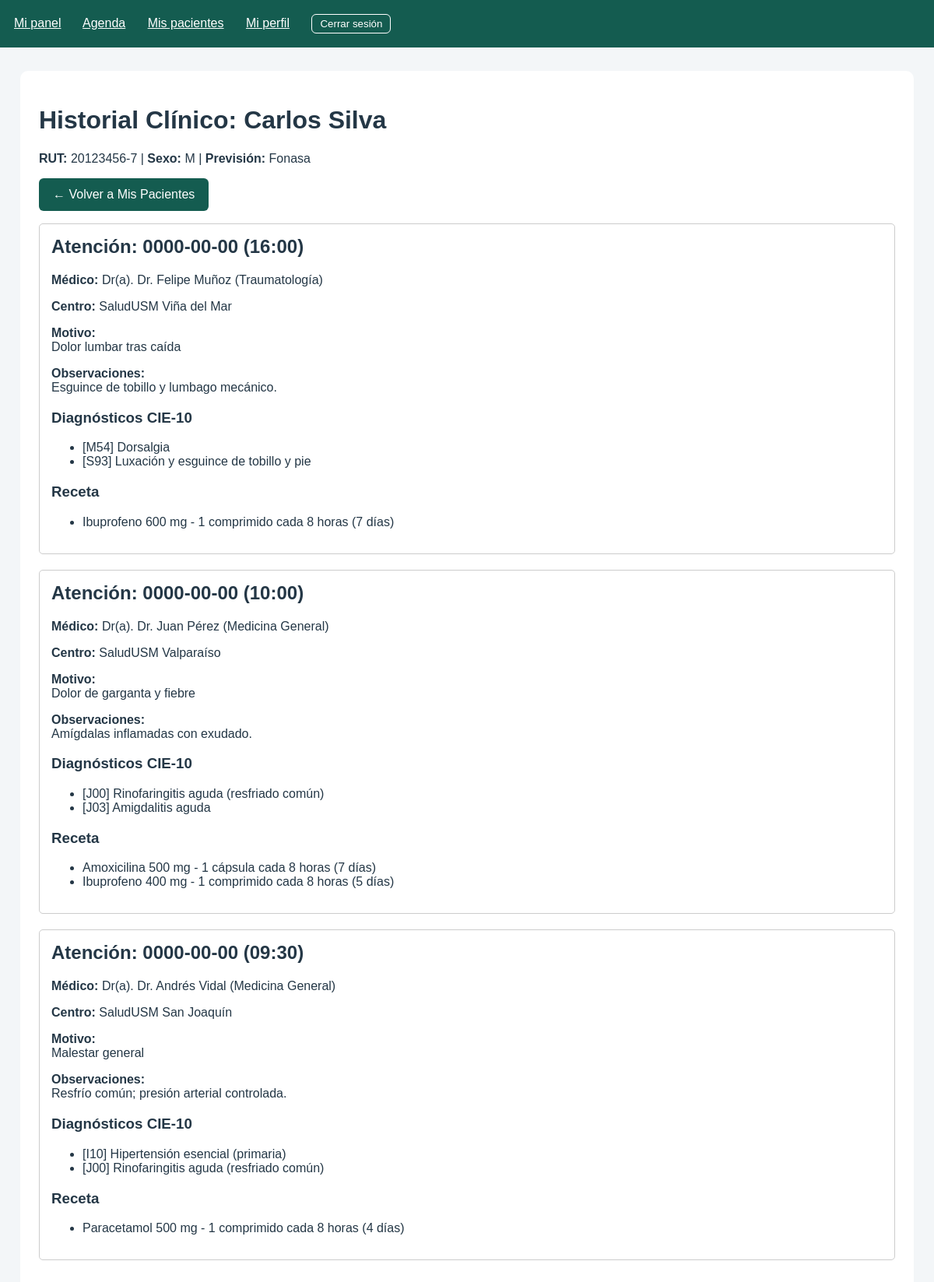
The page /PHP/medico/historial.php?rut=20123456-7 (signed in) on the database its author committed.
### tables this page shows
CREATE TABLE `paciente` (
  `RUT_Paciente` varchar(10) NOT NULL COMMENT 'XXXXXXXX-X',
  `Nombre_Paciente` varchar(100) NOT NULL,
  `Telefono_Paciente` varchar(11) DEFAULT NULL COMMENT '+56 ...',
  `Fecha-Nacimiento_Paciente` date NOT NULL COMMENT 'DD-MM-YYYY',
  `Sexo_Paciente` varchar(4) NOT NULL COMMENT 'M | F | Otro',
  `ID_Prevision` int(11) NOT NULL,
  `Email_Paciente` varchar(255) DEFAULT NULL,
  `Contrasena_Hash` varchar(255) DEFAULT NULL
);

CREATE TABLE `prevision` (
  `ID_Prevision` int(11) NOT NULL,
  `Prevision_Paciente` varchar(10) NOT NULL COMMENT 'Fonasa | Isapre | Particular'
);

CREATE TABLE `atencion` (
  `Nro_Atencion` int(11) NOT NULL,
  `Motivo_Atencion` text NOT NULL,
  `Observaciones_Atencion` text NOT NULL,
  `Nro_Cita` int(11) NOT NULL
);

CREATE TABLE `cita` (
  `Nro_Cita` int(11) NOT NULL,
  `Fecha_Cita` date NOT NULL,
  `Hora_Cita` time NOT NULL,
  `Codigo_Centro` int(11) NOT NULL,
  `RUT_Paciente` varchar(10) DEFAULT NULL COMMENT 'XXXXXXXX-X',
  `RUT_Medico` varchar(10) NOT NULL COMMENT 'XXXXXXXX-X',
  `ID_Especialidad` int(11) NOT NULL,
  `ID_Estado` int(11) NOT NULL
);

CREATE TABLE `medico` (
  `RUT_Medico` varchar(10) NOT NULL COMMENT 'XXXXXXXX-X',
  `Nombre_Medico` varchar(100) NOT NULL,
  `E-mail_Medico` varchar(100) NOT NULL COMMENT '...@...',
  `Contrasena_Hash` varchar(255) DEFAULT NULL
);

CREATE TABLE `especialidad` (
  `ID_Especialidad` int(11) NOT NULL,
  `Nombre_Especialidad` varchar(255) NOT NULL
);

CREATE TABLE `centro_medico` (
  `Codigo_Centro` int(11) NOT NULL,
  `Nombre_Centro` varchar(100) NOT NULL,
  `Comuna_Centro` varchar(100) NOT NULL,
  `Region_Centro` varchar(2) NOT NULL COMMENT 'RM, VA, CO, AT...'
);

CREATE TABLE `diagnostico` (
  `Codigo_Diagnostico` varchar(3) NOT NULL COMMENT 'Codigo CIE-10',
  `Descripcion_Diagnostico` text NOT NULL
);

CREATE TABLE `receta` (
  `ID_Receta` int(11) NOT NULL,
  `Medicamento_Receta` text NOT NULL,
  `Dosis_Receta` text NOT NULL,
  `Dias-Tratamiento_Receta` int(11) NOT NULL,
  `Nro_Atencion` int(11) NOT NULL
);

### PHP/includes/autenticacion.php (called while the page is built, shortened)
<?php
function escapar($valor): string {
    return htmlspecialchars((string)$valor, ENT_QUOTES, 'UTF-8');
}
function exigirRol(string $rol): array {
    return $_SESSION['cuenta'];
}

### PHP/includes/atenciones.php (called while the page is built, shortened)
<?php
function diagnosticosAtencion(PDO $db, int $nroAtencion): array {
    $q = $db->prepare('SELECT d.Codigo_Diagnostico, d.Descripcion_Diagnostico
        FROM atencion_diagnostico ad JOIN diagnostico d ON d.Codigo_Diagnostico = ad.Codigo_Diagnostico
        WHERE ad.Nro_Atencion = ? ORDER BY d.Codigo_Diagnostico');
    $q->execute([$nroAtencion]);
    return $q->fetchAll(PDO::FETCH_ASSOC);
}
function recetasAtencion(PDO $db, int $nroAtencion): array {
    $q = $db->prepare('SELECT ID_Receta, Medicamento_Receta, Dosis_Receta, `Dias-Tratamiento_Receta` AS Dias
        FROM receta WHERE Nro_Atencion = ? ORDER BY ID_Receta');
    $q->execute([$nroAtencion]);
    return $q->fetchAll(PDO::FETCH_ASSOC);
}
function historialPaciente(PDO $db, string $rutPaciente): array {
    $q = $db->prepare("SELECT a.Nro_Atencion, a.Motivo_Atencion, a.Observaciones_Atencion, c.Nro_Cita,
            c.Fecha_Cita, TIME_FORMAT(c.Hora_Cita, '%H:%i') AS Hora, esp.Nombre_Especialidad,
            m.Nombre_Medico, cm.Nombre_Centro
        FROM atencion a
        JOIN cita c ON c.Nro_Cita = a.Nro_Cita
        JOIN especialidad esp ON esp.ID_Especialidad = c.ID_Especialidad
        JOIN medico m ON m.RUT_Medico = c.RUT_Medico
        JOIN centro_medico cm ON cm.Codigo_Centro = c.Codigo_Centro
        WHERE c.RUT_Paciente = ?
        ORDER BY c.Fecha_Cita DESC, c.Hora_Cita DESC");
    $q->execute([$rutPaciente]);
    $atenciones = $q->fetchAll(PDO::FETCH_ASSOC);
    foreach ($atenciones as &$atencion) {
        $atencion['diagnosticos'] = diagnosticosAtencion($db, (int)$atencion['Nro_Atencion']);
        $atencion['recetas'] = recetasAtencion($db, (int)$atencion['Nro_Atencion']);
    }
    return $atenciones;
}
function pacienteDelMedico(PDO $db, string $rutMedico, string $rutPaciente): ?array {
    $q = $db->prepare('SELECT p.RUT_Paciente, p.Nombre_Paciente, p.`Fecha-Nacimiento_Paciente` AS Nacimiento,
            p.Sexo_Paciente, pr.Prevision_Paciente
        FROM paciente p JOIN prevision pr ON pr.ID_Prevision = p.ID_Prevision
        WHERE p.RUT_Paciente = ?
          AND EXISTS (SELECT 1 FROM cita c WHERE c.RUT_Paciente = p.RUT_Paciente AND c.RUT_Medico = ?)');
    $q->execute([$rutPaciente, $rutMedico]);
    $paciente = $q->fetch(PDO::FETCH_ASSOC);
    return $paciente ?: null;
}

### PHP/medico/historial.php (the view, shortened to what this page needs)
<?php
require_once __DIR__ . '/../includes/autenticacion.php';
require_once __DIR__ . '/../includes/atenciones.php';
$cuenta = exigirRol('Medico');
$rutMedico = (string)$cuenta['id'];
$rutPaciente = $_GET['rut'] ?? '';
$errores = [];
$paciente = null;
$historial = [];
try {
    require __DIR__ . '/../config/conexion.php';
    $paciente = pacienteDelMedico($conexion, $rutMedico, $rutPaciente);
    if (!$paciente) {
        $errores[] = "Acceso denegado: No tienes permisos para ver el historial de este paciente o el RUT no existe.";
    } else {
        $historial = historialPaciente($conexion, $rutPaciente);
    }
} catch (Throwable $error) {
    error_log('SaludUSM historial medico: ' . $error->getMessage());
    $errores[] = 'Error al cargar el historial clínico.';
}
?>
<!doctype html><html lang="es"><head>
<link rel="stylesheet" href="../../CSS/estilos.css">
</head><body>
<?php require __DIR__ . '/../includes/nav_cuenta.php'; ?>
<main>
<?php if ($paciente): ?>
    <h1>Historial Clínico: <?= escapar($paciente['Nombre_Paciente']) ?></h1>
    <p><strong>RUT:</strong> <?= escapar($paciente['RUT_Paciente']) ?> | <strong>Sexo:</strong> <?= escapar($paciente['Sexo_Paciente']) ?> | <strong>Previsión:</strong> <?= escapar($paciente['Prevision_Paciente']) ?></p>
<?php else: ?>
    <h1>Historial Clínico</h1>
<?php endif; ?>
<p><a class="boton" href="pacientes.php">← Volver a Mis Pacientes</a></p>
<?php if ($paciente && !$historial): ?>
    <p>El paciente no tiene atenciones registradas aún.</p>
<?php elseif ($paciente && $historial): ?>
    <?php foreach ($historial as $atencion): ?>
        <div style="border: 1px solid #ccc; padding: 15px; margin-bottom: 20px; border-radius: 5px;">
            <h2 style="margin-top: 0;">Atención: <?= escapar($atencion['Fecha_Cita']) ?> (<?= escapar($atencion['Hora']) ?>)</h2>
            <p><strong>Médico:</strong> Dr(a). <?= escapar($atencion['Nombre_Medico']) ?> (<?= escapar($atencion['Nombre_Especialidad']) ?>)</p>
            <p><strong>Centro:</strong> <?= escapar($atencion['Nombre_Centro']) ?></p>
            <p><strong>Motivo:</strong><br><?= nl2br(escapar($atencion['Motivo_Atencion'])) ?></p>
            <p><strong>Observaciones:</strong><br><?= nl2br(escapar($atencion['Observaciones_Atencion'])) ?></p>
            <?php if (!empty($atencion['diagnosticos'])): ?>
                <h3>Diagnósticos CIE-10</h3>
                <ul>
                    <?php foreach ($atencion['diagnosticos'] as $diag): ?>
                        <li>[<?= escapar($diag['Codigo_Diagnostico']) ?>] <?= escapar($diag['Descripcion_Diagnostico']) ?></li>
                    <?php endforeach; ?>
                </ul>
            <?php endif; ?>
            <?php if (!empty($atencion['recetas'])): ?>
                <h3>Receta</h3>
                <ul>
                    <?php foreach ($atencion['recetas'] as $receta): ?>
                        <li><?= escapar($receta['Medicamento_Receta']) ?> - <?= escapar($receta['Dosis_Receta']) ?> (<?= escapar($receta['Dias']) ?> días)</li>
                    <?php endforeach; ?>
                </ul>
            <?php endif; ?>
        </div>
    <?php endforeach; ?>
<?php endif; ?>
</main></body></html>

### CSS/estilos.css (style rules this page uses)
body { margin: 0; font-family: Arial, sans-serif; background: #f3f6f8; color: #243746; }
main { max-width: 1100px; margin: 30px auto; padding: 24px; background: white; border-radius: 10px; }
a { color: #145c50; }
.boton { display: inline-block; padding: 12px 18px; background: #145c50; color: white; border-radius: 6px; text-decoration: none; }

### rows shown on the page
paciente: Nombre_Paciente "Carlos Silva", RUT_Paciente "20123456-7", Sexo_Paciente "M", ID_Prevision.Prevision_Paciente "Fonasa"
atencion: Nro_Cita.Fecha_Cita "0000-00-00", Hora "16:00", medico.Nombre_Medico "Dr. Felipe Muñoz", especialidad.Nombre_Especialidad "Traumatología", centro_medico.Nombre_Centro "SaludUSM Viña del Mar", Motivo_Atencion "Dolor lumbar tras caída", Observaciones_Atencion "Esguince de tobillo y lumbago mecánico."
diagnostico: Codigo_Diagnostico "M54", Descripcion_Diagnostico "Dorsalgia"
diagnostico: Codigo_Diagnostico "S93", Descripcion_Diagnostico "Luxación y esguince de tobillo y pie"
receta: Medicamento_Receta "Ibuprofeno 600 mg", Dosis_Receta "1 comprimido cada 8 horas", escapar "7"
atencion: Nro_Cita.Fecha_Cita "0000-00-00", Hora "10:00", medico.Nombre_Medico "Dr. Juan Pérez", especialidad.Nombre_Especialidad "Medicina General", centro_medico.Nombre_Centro "SaludUSM Valparaíso", Motivo_Atencion "Dolor de garganta y fiebre", Observaciones_Atencion "Amígdalas inflamadas con exudado."
diagnostico: Codigo_Diagnostico "J00", Descripcion_Diagnostico "Rinofaringitis aguda (resfriado común)"
diagnostico: Codigo_Diagnostico "J03", Descripcion_Diagnostico "Amigdalitis aguda"
receta: Medicamento_Receta "Amoxicilina 500 mg", Dosis_Receta "1 cápsula cada 8 horas", escapar "7"
receta: Medicamento_Receta "Ibuprofeno 400 mg", Dosis_Receta "1 comprimido cada 8 horas", escapar "5"
atencion: Nro_Cita.Fecha_Cita "0000-00-00", Hora "09:30", medico.Nombre_Medico "Dr. Andrés Vidal", especialidad.Nombre_Especialidad "Medicina General", centro_medico.Nombre_Centro "SaludUSM San Joaquín", Motivo_Atencion "Malestar general", Observaciones_Atencion "Resfrío común; presión arterial controlada."
diagnostico: Codigo_Diagnostico "I10", Descripcion_Diagnostico "Hipertensión esencial (primaria)"
receta: Medicamento_Receta "Paracetamol 500 mg", Dosis_Receta "1 comprimido cada 8 horas", escapar "4"

### other values the page prints
escapar($texto) "Mi panel"
escapar($texto) "Agenda"
escapar($texto) "Mis pacientes"
